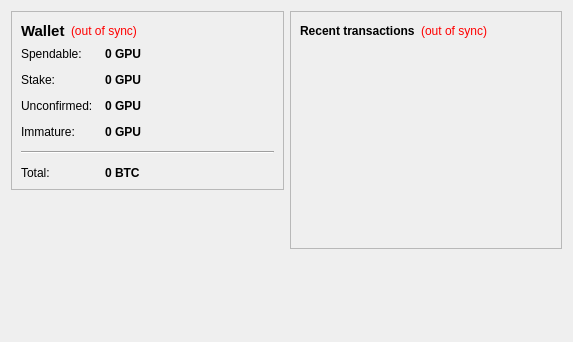
<?xml version="1.0" encoding="UTF-8"?>
<ui version="4.0">
 <class>OverviewPage</class>
 <widget class="QWidget" name="OverviewPage">
  <property name="geometry">
   <rect>
    <x>0</x>
    <y>0</y>
    <width>573</width>
    <height>342</height>
   </rect>
  </property>
  <property name="windowTitle">
   <string>Form</string>
  </property>
  <layout class="QHBoxLayout" name="horizontalLayout" stretch="1,1">
   <item>
    <layout class="QVBoxLayout" name="verticalLayout_2">
     <item>
      <widget class="QFrame" name="frame">
       <property name="frameShape">
        <enum>QFrame::StyledPanel</enum>
       </property>
       <property name="frameShadow">
        <enum>QFrame::Raised</enum>
       </property>
       <layout class="QVBoxLayout" name="verticalLayout_4">
        <item>
         <layout class="QHBoxLayout" name="horizontalLayout_4">
          <item>
           <widget class="QLabel" name="label_5">
            <property name="font">
             <font>
              <pointsize>11</pointsize>
              <weight>75</weight>
              <bold>true</bold>
             </font>
            </property>
            <property name="text">
             <string>Wallet</string>
            </property>
           </widget>
          </item>
          <item>
           <widget class="QLabel" name="labelWalletStatus">
            <property name="toolTip">
             <string>The displayed information may be out of date. Your wallet automatically synchronizes with the Gpu network after a connection is established, but this process has not completed yet.</string>
            </property>
            <property name="styleSheet">
             <string notr="true">QLabel { color: red; }</string>
            </property>
            <property name="text">
             <string notr="true">(out of sync)</string>
            </property>
            <property name="alignment">
             <set>Qt::AlignLeading|Qt::AlignLeft|Qt::AlignVCenter</set>
            </property>
           </widget>
          </item>
          <item>
           <spacer name="horizontalSpacer_2">
            <property name="orientation">
             <enum>Qt::Horizontal</enum>
            </property>
            <property name="sizeHint" stdset="0">
             <size>
              <width>40</width>
              <height>20</height>
             </size>
            </property>
           </spacer>
          </item>
         </layout>
        </item>
        <item>
         <layout class="QFormLayout" name="formLayout_2">
          <property name="fieldGrowthPolicy">
           <enum>QFormLayout::AllNonFixedFieldsGrow</enum>
          </property>
          <property name="horizontalSpacing">
           <number>12</number>
          </property>
          <property name="verticalSpacing">
           <number>12</number>
          </property>
          <item row="0" column="0">
           <widget class="QLabel" name="label">
            <property name="text">
             <string>Spendable:</string>
            </property>
           </widget>
          </item>
          <item row="0" column="1">
           <widget class="QLabel" name="labelBalance">
            <property name="font">
             <font>
              <weight>75</weight>
              <bold>true</bold>
             </font>
            </property>
            <property name="cursor">
             <cursorShape>IBeamCursor</cursorShape>
            </property>
            <property name="toolTip">
             <string>Your current spendable balance</string>
            </property>
            <property name="text">
             <string notr="true">0 GPU</string>
            </property>
            <property name="textInteractionFlags">
             <set>Qt::LinksAccessibleByMouse|Qt::TextSelectableByKeyboard|Qt::TextSelectableByMouse</set>
            </property>
           </widget>
          </item>
          <item row="1" column="0">
           <widget class="QLabel" name="label_6">
            <property name="text">
             <string>Stake:</string>
            </property>
           </widget>
          </item>
          <item row="1" column="1">
           <widget class="QLabel" name="labelStake">
            <property name="font">
             <font>
              <weight>75</weight>
              <bold>true</bold>
             </font>
            </property>
            <property name="cursor">
             <cursorShape>IBeamCursor</cursorShape>
            </property>
            <property name="toolTip">
             <string>Total of coins that was staked, and do not yet count toward the current balance</string>
            </property>
            <property name="text">
             <string notr="true">0 GPU</string>
            </property>
            <property name="textInteractionFlags">
             <set>Qt::LinksAccessibleByMouse|Qt::TextSelectableByKeyboard|Qt::TextSelectableByMouse</set>
            </property>
           </widget>
          </item>
          <item row="2" column="0">
           <widget class="QLabel" name="label_3">
            <property name="text">
             <string>Unconfirmed:</string>
            </property>
           </widget>
          </item>
          <item row="2" column="1">
           <widget class="QLabel" name="labelUnconfirmed">
            <property name="font">
             <font>
              <weight>75</weight>
              <bold>true</bold>
             </font>
            </property>
            <property name="cursor">
             <cursorShape>IBeamCursor</cursorShape>
            </property>
            <property name="toolTip">
             <string>Total of transactions that have yet to be confirmed, and do not yet count toward the current balance</string>
            </property>
            <property name="text">
             <string notr="true">0 GPU</string>
            </property>
            <property name="textInteractionFlags">
             <set>Qt::LinksAccessibleByMouse|Qt::TextSelectableByKeyboard|Qt::TextSelectableByMouse</set>
            </property>
           </widget>
          </item>
          <item row="3" column="0">
           <widget class="QLabel" name="labelImmatureText">
            <property name="text">
             <string>Immature:</string>
            </property>
           </widget>
          </item>
          <item row="3" column="1">
           <widget class="QLabel" name="labelImmature">
            <property name="font">
             <font>
              <weight>75</weight>
              <bold>true</bold>
             </font>
            </property>
            <property name="toolTip">
             <string>Mined balance that has not yet matured</string>
            </property>
            <property name="text">
             <string notr="true">0 GPU</string>
            </property>
            <property name="textInteractionFlags">
             <set>Qt::LinksAccessibleByMouse|Qt::TextSelectableByKeyboard|Qt::TextSelectableByMouse</set>
            </property>
           </widget>
          </item>
          <item row="4" column="0" colspan="2">
           <widget class="Line" name="line">
            <property name="orientation">
             <enum>Qt::Horizontal</enum>
            </property>
           </widget>
          </item>
          <item row="5" column="0">
           <widget class="QLabel" name="labelTotalText">
            <property name="text">
             <string>Total:</string>
            </property>
           </widget>
          </item>
          <item row="5" column="1">
           <widget class="QLabel" name="labelTotal">
            <property name="font">
             <font>
              <weight>75</weight>
              <bold>true</bold>
             </font>
            </property>
            <property name="cursor">
             <cursorShape>IBeamCursor</cursorShape>
            </property>
            <property name="toolTip">
             <string>Your current total balance</string>
            </property>
            <property name="text">
             <string notr="true">0 BTC</string>
            </property>
            <property name="textInteractionFlags">
             <set>Qt::LinksAccessibleByMouse|Qt::TextSelectableByKeyboard|Qt::TextSelectableByMouse</set>
            </property>
           </widget>
          </item>
         </layout>
        </item>
       </layout>
      </widget>
     </item>
     <item>
      <spacer name="verticalSpacer">
       <property name="orientation">
        <enum>Qt::Vertical</enum>
       </property>
       <property name="sizeHint" stdset="0">
        <size>
         <width>20</width>
         <height>40</height>
        </size>
       </property>
      </spacer>
     </item>
    </layout>
   </item>
   <item>
    <layout class="QVBoxLayout" name="verticalLayout_3">
     <item>
      <widget class="QFrame" name="frame_2">
       <property name="frameShape">
        <enum>QFrame::StyledPanel</enum>
       </property>
       <property name="frameShadow">
        <enum>QFrame::Raised</enum>
       </property>
       <layout class="QVBoxLayout" name="verticalLayout">
        <item>
         <layout class="QHBoxLayout" name="horizontalLayout_2">
          <item>
           <widget class="QLabel" name="label_4">
            <property name="text">
             <string>&lt;b&gt;Recent transactions&lt;/b&gt;</string>
            </property>
           </widget>
          </item>
          <item>
           <widget class="QLabel" name="labelTransactionsStatus">
            <property name="toolTip">
             <string>The displayed information may be out of date. Your wallet automatically synchronizes with the Gpu network after a connection is established, but this process has not completed yet.</string>
            </property>
            <property name="styleSheet">
             <string notr="true">QLabel { color: red; }</string>
            </property>
            <property name="text">
             <string notr="true">(out of sync)</string>
            </property>
            <property name="alignment">
             <set>Qt::AlignRight|Qt::AlignTrailing|Qt::AlignVCenter</set>
            </property>
           </widget>
          </item>
          <item>
           <spacer name="horizontalSpacer">
            <property name="orientation">
             <enum>Qt::Horizontal</enum>
            </property>
            <property name="sizeHint" stdset="0">
             <size>
              <width>40</width>
              <height>20</height>
             </size>
            </property>
           </spacer>
          </item>
         </layout>
        </item>
        <item>
         <widget class="QListView" name="listTransactions">
          <property name="styleSheet">
           <string notr="true">QListView { background: transparent; }</string>
          </property>
          <property name="frameShape">
           <enum>QFrame::NoFrame</enum>
          </property>
          <property name="verticalScrollBarPolicy">
           <enum>Qt::ScrollBarAlwaysOff</enum>
          </property>
          <property name="horizontalScrollBarPolicy">
           <enum>Qt::ScrollBarAlwaysOff</enum>
          </property>
          <property name="selectionMode">
           <enum>QAbstractItemView::NoSelection</enum>
          </property>
         </widget>
        </item>
       </layout>
      </widget>
     </item>
     <item>
      <spacer name="verticalSpacer_2">
       <property name="orientation">
        <enum>Qt::Vertical</enum>
       </property>
       <property name="sizeHint" stdset="0">
        <size>
         <width>20</width>
         <height>40</height>
        </size>
       </property>
      </spacer>
     </item>
    </layout>
   </item>
  </layout>
 </widget>
 <resources/>
 <connections/>
</ui>
